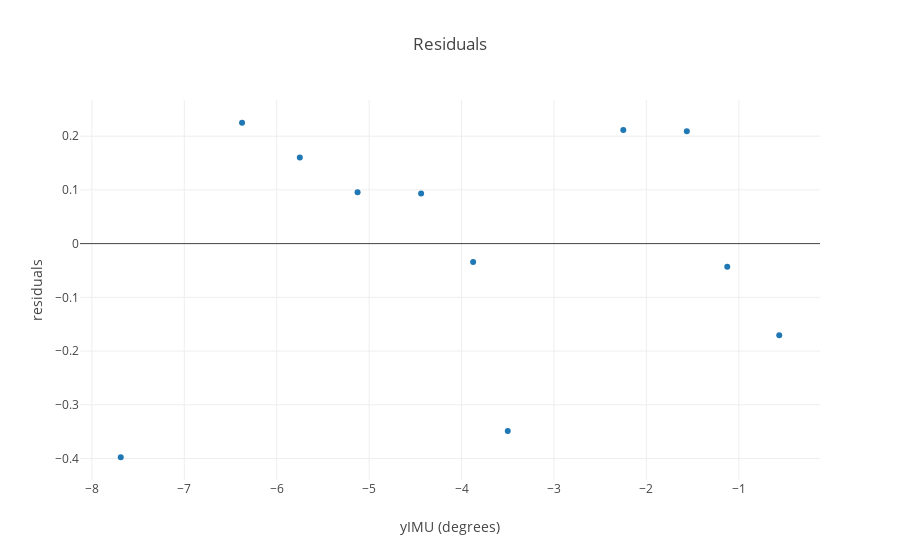

Notebook source saved alongside this figure:
### Code cell
resid = yIMU - yPred
layout = go.Layout(
    title='Force vs Degrees of Deflection',
    yaxis=dict(title='degrees'),
    xaxis=dict(title='Force (in grams)'),
    legend=dict(x=.1, y=-.5) )
traceResid = go.Scatter( x = yIMU, y = resid, mode = 'markers',
    name = 'resid' )
data = [traceResid]
layout = go.Layout(
    title='Residuals',
    yaxis=dict(title='residuals'),
    xaxis=dict(title='yIMU (degrees)'),
    legend=dict(x=.1, y=-.5) )

fig = go.Figure(data=data, layout=layout)
po.iplot(fig)

### Figure 1 — Plotly figure (JSON) as saved in the notebook; plotly's stock layout.template omitted (floating-point values rounded to 4 significant figures)
{"data": [{"mode": "markers", "name": "resid", "type": "scatter", "x": [-0.5625, -1.125, -1.562, -2.25, -3.5, -3.875, -4.438, -5.125, -5.75, -6.375, -7.688], "y": [-0.1705, -0.04318, 0.2091, 0.2114, -0.3489, -0.03409, 0.09318, 0.09545, 0.1602, 0.225, -0.3977]}], "layout": {"legend": {"x": 0.1, "y": -0.5}, "title": "Residuals", "xaxis": {"title": "yIMU (degrees)"}, "yaxis": {"title": "residuals"}}}
